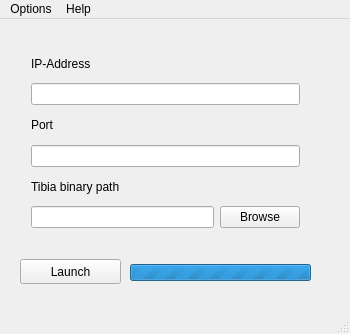
<?xml version="1.0" encoding="UTF-8"?>
<ui version="4.0">
 <class>MainWindow</class>
 <widget class="QMainWindow" name="MainWindow">
  <property name="geometry">
   <rect>
    <x>0</x>
    <y>0</y>
    <width>350</width>
    <height>334</height>
   </rect>
  </property>
  <property name="sizePolicy">
   <sizepolicy hsizetype="Preferred" vsizetype="Fixed">
    <horstretch>0</horstretch>
    <verstretch>0</verstretch>
   </sizepolicy>
  </property>
  <property name="windowTitle">
   <string>Tibia IP-Changer</string>
  </property>
  <widget class="QWidget" name="centralWidget">
   <property name="sizePolicy">
    <sizepolicy hsizetype="Preferred" vsizetype="Preferred">
     <horstretch>0</horstretch>
     <verstretch>0</verstretch>
    </sizepolicy>
   </property>
   <widget class="QWidget" name="verticalLayoutWidget">
    <property name="geometry">
     <rect>
      <x>20</x>
      <y>20</y>
      <width>291</width>
      <height>200</height>
     </rect>
    </property>
    <layout class="QVBoxLayout" name="verticalLayout">
     <property name="spacing">
      <number>6</number>
     </property>
     <property name="sizeConstraint">
      <enum>QLayout::SetDefaultConstraint</enum>
     </property>
     <item>
      <widget class="QLabel" name="label_ip">
       <property name="text">
        <string>IP-Address</string>
       </property>
      </widget>
     </item>
     <item>
      <widget class="QLineEdit" name="edit_ip"/>
     </item>
     <item>
      <widget class="QLabel" name="label_port">
       <property name="text">
        <string>Port</string>
       </property>
      </widget>
     </item>
     <item>
      <widget class="QLineEdit" name="edit_port">
       <property name="text">
        <string/>
       </property>
      </widget>
     </item>
     <item>
      <widget class="QLabel" name="label_path">
       <property name="text">
        <string>Tibia binary path</string>
       </property>
      </widget>
     </item>
     <item>
      <layout class="QHBoxLayout" name="horizontalLayout_2">
       <item>
        <widget class="QLineEdit" name="edit_path">
         <property name="text">
          <string/>
         </property>
         <property name="readOnly">
          <bool>true</bool>
         </property>
        </widget>
       </item>
       <item>
        <widget class="QPushButton" name="button_browse">
         <property name="text">
          <string>Browse</string>
         </property>
        </widget>
       </item>
      </layout>
     </item>
    </layout>
   </widget>
   <widget class="QPushButton" name="button_launch">
    <property name="geometry">
     <rect>
      <x>20</x>
      <y>240</y>
      <width>101</width>
      <height>25</height>
     </rect>
    </property>
    <property name="text">
     <string>Launch</string>
    </property>
   </widget>
   <widget class="QProgressBar" name="progressBar">
    <property name="geometry">
     <rect>
      <x>130</x>
      <y>245</y>
      <width>181</width>
      <height>17</height>
     </rect>
    </property>
    <property name="maximum">
     <number>0</number>
    </property>
    <property name="value">
     <number>0</number>
    </property>
   </widget>
  </widget>
  <widget class="QMenuBar" name="menuBar">
   <property name="geometry">
    <rect>
     <x>0</x>
     <y>0</y>
     <width>350</width>
     <height>22</height>
    </rect>
   </property>
   <widget class="QMenu" name="menuOptions">
    <property name="title">
     <string>Options</string>
    </property>
    <addaction name="separator"/>
   </widget>
   <widget class="QMenu" name="menuAbout">
    <property name="title">
     <string>Help</string>
    </property>
   </widget>
   <addaction name="menuOptions"/>
   <addaction name="menuAbout"/>
  </widget>
  <widget class="QStatusBar" name="statusBar"/>
 </widget>
 <layoutdefault spacing="6" margin="11"/>
 <resources/>
 <connections/>
</ui>
